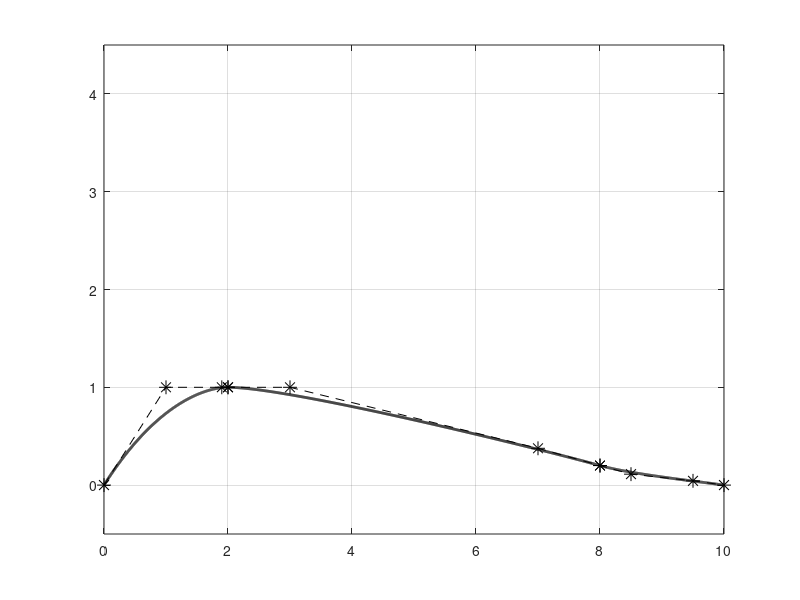

MATLAB code for this plot:
%Algoritmo Curvas de Bezier Aerofolio
clear
n=4 %pontos de 6 figuras:
%y=[0 0 4  4];x=[0 4 4  0]; %parabola horizontal
%y=[0 9 9  0];x=[4 4 0  0]; %parabola vertical
%y=[3 6 0 -3];x=[0 5 6  1]; %parabola inclinada
%y=[3 1 5 -3];x=[0 2 2  3]; %parabola distorcida
%y=[0 4 4  0];x=[0 5 0  5]; %cuspide
%y=[0 -100 -100 0];
%x=[0  1  -1  0]; %Gota
%x(n+1)=x(1);y(n+1)=y(1);
n=1000
h=1/n %Espaçamento do parametro t
xp=[];yp=[];xn=[];yn=[];
%Asa
% parte 1: segmento AB
x(1)=0;    y(1)=0;
x(2)=1;    y(2)=1; %inclinação inicio = 45º entre 1 e 2
x(3)=1.9;  y(3)=1; %inclinação final  =  0º entre 3 e 4
x(4)=2;    y(4)=1;
t=0
cx=3*(x(2)-x(1));bx=3*(x(3)-x(2))-cx;ax=(x(4)-x(1))-(cx+bx);
cy=3*(y(2)-y(1));by=3*(y(3)-y(2))-cy;ay=(y(4)-y(1))-(cy+by);
xmax=0;ymax=0;
for i=1:n+1
   xx(i)=x(1)+t*(cx+t*(bx+t*ax));
   yy(i)=y(1)+t*(cy+t*(by+t*ay));
   t=t+h;
end%for
xp=[xp xx];yp=[yp yy];xn=[xn x];yn=[yn y];

% parte 2: segmento BC
x(1)=2;   y(1)=1;
x(2)=3;   y(2)=1;                                   %inclinação inicio = 0º
x(3)=8-1; y(3)=0.2+1*tan(10*pi/180); %inclinação final  = 10º
x(4)=8;   y(4)=0.2;
t=0
cx=3*(x(2)-x(1));bx=3*(x(3)-x(2))-cx;ax=(x(4)-x(1))-(cx+bx);
cy=3*(y(2)-y(1));by=3*(y(3)-y(2))-cy;ay=(y(4)-y(1))-(cy+by);
xmax=0;ymax=0;
for i=1:n+1
   xx(i)=x(1)+t*(cx+t*(bx+t*ax));
   yy(i)=y(1)+t*(cy+t*(by+t*ay));
   t=t+h;
end%for
xp=[xp xx];yp=[yp yy];xn=[xn x];yn=[yn y];

% parte 3: segmento CD
x(1)=8;      y(1)=0.2;
x(2)=8+0.5;  y(2)=0.2-0.5*tan(10*pi/180); %inclinação inicio = 10º
x(3)=10-0.5; y(3)=0+0.5*tan(05*pi/180);   %inclinação final   = 5º
x(4)=10;     y(4)=0;
t=0
cx=3*(x(2)-x(1));bx=3*(x(3)-x(2))-cx;ax=(x(4)-x(1))-(cx+bx);
cy=3*(y(2)-y(1));by=3*(y(3)-y(2))-cy;ay=(y(4)-y(1))-(cy+by);
xmax=0;ymax=0;
for i=1:n+1
   xx(i)=x(1)+t*(cx+t*(bx+t*ax));
   yy(i)=y(1)+t*(cy+t*(by+t*ay));
   t=t+h;
end%for
xp=[xp xx];yp=[yp yy];xn=[xn x];yn=[yn y];

plot(xn,yn,'--k',xn,yn,'*k','markersize',10,xp,yp,'-k','linewidth',2)
ylim([-0.5 4.5])
grid on